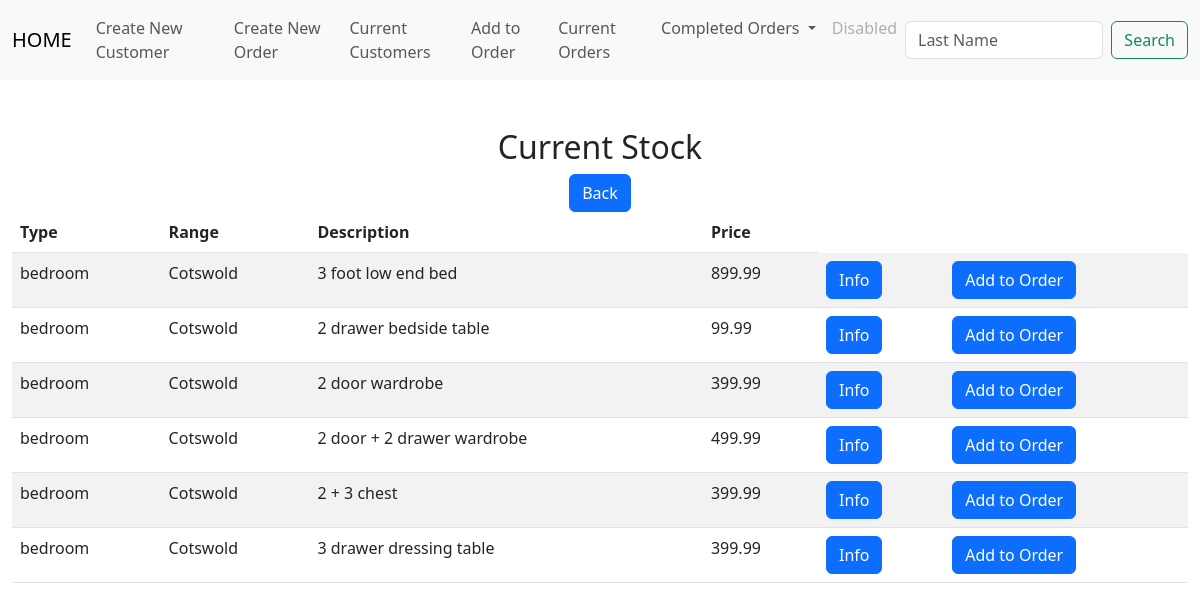
Page /bedroom.html on the committed database.
### tables this page shows
CREATE TABLE stock(item_id INTEGER PRIMARY KEY AUTOINCREMENT NOT NULL, Type TEXT, Range TEXT, Style TEXT, selling_price DECIMAL);

### app.py (the view)
@app.route("/bedroom.html", methods=["GET", "POST"])
def bedroom():
        if request.method == "POST":
            return render_template("stock_list.html")
        if request.method == "GET":
            bedroom = db.execute("SELECT * FROM stock WHERE Type = 'bedroom' ;")
            return render_template("bedroom.html", bedroom = bedroom)

### app.py (called while the page is built)
@app.after_request
def after_request(response):
    response.headers["Cache-Control"] = "no-cache, no-store, must-revalidate"
    response.headers["Expires"] = 0
    response.headers["Pragma"] = "no-cache"
    return response

### templates/bedroom.html (shortened to what this page needs)
{% extends "layout.html" %}
{% block main %}
<div class="section">
    <h2>Current Stock</h2>
    <form action="/stock_list">
        <td><button class="btn btn-primary" type="submit">Back</button></td>
    </form>
    <table class="table table-striped">
        <thead>
            <tr>
                <th class="text-start">Type</th>
                <th class="text-start">Range</th>
                <th class="text-start">Description</th>
                <th class="text-start">Price</th>
            </tr>
        </thead>
        <tbody>
            {% for row in bedroom %}
            <tr>
                <td class="text-start">{{ row["Type"] }}</td>
                <td class="text-start">{{ row["Range"] }}</td>
                <td class="text-start">{{ row["Style"] }}</td>
                <td class="text-start">{{ row["selling_price"] }}</td>
                <td class="text-start"><button class="btn btn-primary" type="submit">Info</button></td>
                <td class="text-start"><button class="btn btn-primary" type="submit">Add to Order</button></td>
                </tr>
            {% endfor %}
        </tbody>
    </div>
{% endblock %}

### rows in the picture
stock: Type "bedroom", Range "Cotswold", Style "3 foot low end bed", selling_price "899.99"
stock: Type "bedroom", Range "Cotswold", Style "2 drawer bedside table", selling_price "99.99"
stock: Type "bedroom", Range "Cotswold", Style "2 door wardrobe", selling_price "399.99"
stock: Type "bedroom", Range "Cotswold", Style "2 door + 2 drawer wardrobe", selling_price "499.99"
stock: Type "bedroom", Range "Cotswold", Style "2 + 3 chest", selling_price "399.99"
stock: Type "bedroom", Range "Cotswold", Style "3 drawer dressing table", selling_price "399.99"
